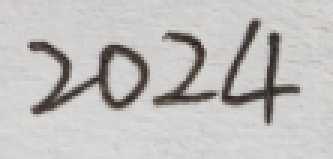
#> input picture files/jpg_to_png_suite/2024.png, 111 x 53 px (shown 3 times larger)
$ python tranform_to_png.py
#> lines starting #> are read from the running program, lines starting #| are printed output that depends on the picture
import PIL.ExifTags
from PIL import Image


def trans_PNG(initial_pic, new_pic):
    '''
    to get a transparent picture
    :param initial_pic: initial picture's path
    :param new_pic: the transparent picture's path
    :return:
    '''
#> called with initial_pic = '2024.png', new_pic = '2024_bak.png'
    img = Image.open(initial_pic)
#> img is the input picture: PIL image 111x53 RGBA; mean R, G, B, A 193, 191, 188.6, 255

    # 将白色及近似白色的地方改成半透明
    datas = img.getdata()
    new_data = list()
    for item in datas:
        # print(item)
        # if item[0] == 0:
            # print(111)
        if item[0] > 160 and item[1] > 160 and item[2] > 160:
            new_data.append((255, 255, 255, 0))
        else:
            new_data.append(item)
#> this loop made 5883 passes
#> item on passes 1 to 3: (206, 203, 202, 255), (208, 205, 204, 255), (211, 208, 207, 255)
#> after the loop, new_data = 5883 items, first 6: (255, 255, 255, 0), (255, 255, 255, 0), (255, 255, 255, 0), (255, 255, 255, 0), (255, 255, 255, 0), (255, 255, 255, 0)
    img.putdata(new_data)
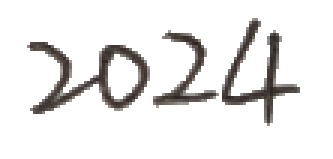
#> img: PIL image 111x53 RGBA (shown 3 times larger); mean R, G, B, A 233.4, 232.4, 231.8, 34.5; transparent parts drawn white
    img.save(new_pic, "PNG")


if __name__ == '__main__':
    # trans_PNG('../test_images/2021.png', "./2021.png")
    # trans_PNG('../test_images/5.png', "./5.png")
    # trans_PNG('../test_images/13.png', "./13.png")
    trans_PNG(r'2024.png', r"2024_bak.png")
